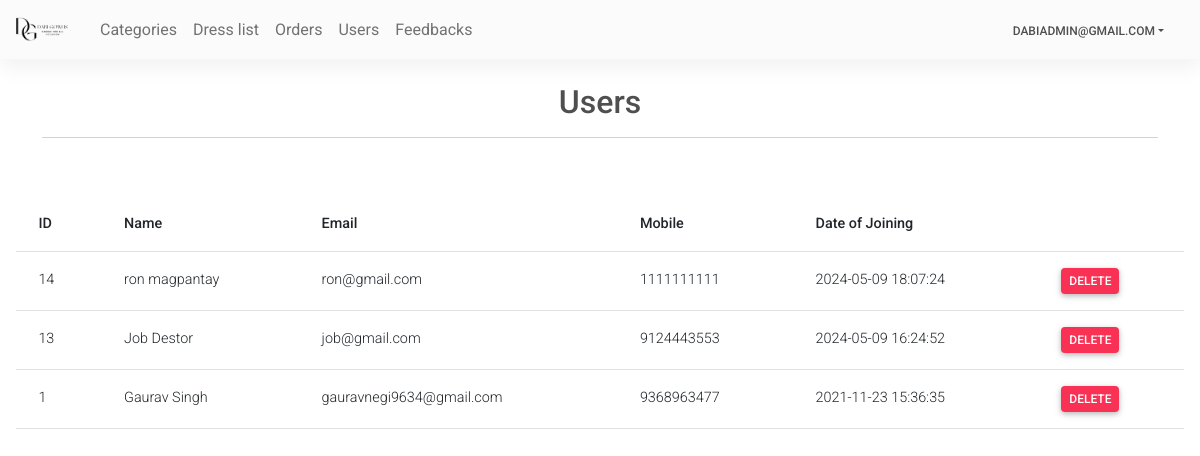
The app's page /Admin/users.php (signed in) with its own data.
### tables this page shows
CREATE TABLE `users` (
  `id` int(11) NOT NULL,
  `name` varchar(80) NOT NULL,
  `email` varchar(50) NOT NULL,
  `mobile` bigint(20) NOT NULL,
  `doj` datetime NOT NULL,
  `password` varchar(255) NOT NULL
);

### Admin/users.php (the view, shortened to what this page needs)
<?php
require('topNav.php');
$sql = "select * from users order by id desc";
$res = mysqli_query($con, $sql);
?>
<main>
    <div class="container pt-4">
        <h4 class="fs-2 text-center ">Users</h4>
        <hr>
        <br>
    </div>
    <div class="card-body">
        <table class="table">
            <thead>
                <tr>
                    <th>ID</th>
                    <th>Name</th>
                    <th>Email</th>
                    <th>Mobile</th>
                    <th>Date of Joining</th>
                    <th></th>
                </tr>
            </thead>
            <tbody>
                <?php
        while ($row = mysqli_fetch_assoc($res)) { ?>
                <tr>
                    <td> <?php echo $row['id'] ?> </td>
                    <td> <?php echo $row['name'] ?> </td>
                    <td> <?php echo $row['email'] ?> </td>
                    <td> <?php echo $row['mobile'] ?> </td>
                    <td> <?php echo $row['doj'] ?> </td>
                    <td> <?php echo "<a class='link-white btn btn-danger px-2 py-1' href='?type=delete&id=" . $row['id'] .
                    "'>Delete</a>"; ?>
                    </td>
                </tr>
                <?php } ?>
            </tbody>
        </table>
    </div>
</main>
</body>
</html>

### records on screen
users: id "14", name "ron magpantay", email "ron@gmail.com", mobile "1111111111", doj "2024-05-09 18:07:24"
users: id "13", name "Job Destor", email "job@gmail.com", mobile "9124443553", doj "2024-05-09 16:24:52"
users: id "1", name "Gaurav Singh", email "gauravnegi9634@gmail.com", mobile "9368963477", doj "2021-11-23 15:36:35"

### other values on screen
$userName "DABIADMIN@GMAIL.COM"
